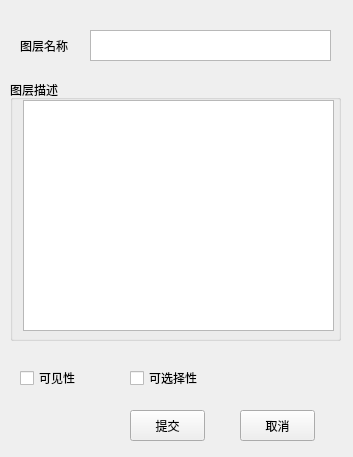
<?xml version="1.0" encoding="UTF-8"?>
<ui version="4.0">
 <class>LayerProperty_UI</class>
 <widget class="QWidget" name="LayerProperty_UI">
  <property name="geometry">
   <rect>
    <x>0</x>
    <y>0</y>
    <width>353</width>
    <height>457</height>
   </rect>
  </property>
  <property name="windowTitle">
   <string>图层属性</string>
  </property>
  <property name="windowIcon">
   <iconset resource="generalResource.qrc">
    <normaloff>:/vrmin_logo/bin/Debug/data/Resources/logo/vrmine.png</normaloff>:/vrmin_logo/bin/Debug/data/Resources/logo/vrmine.png</iconset>
  </property>
  <widget class="QLabel" name="label">
   <property name="geometry">
    <rect>
     <x>20</x>
     <y>40</y>
     <width>54</width>
     <height>12</height>
    </rect>
   </property>
   <property name="text">
    <string>图层名称</string>
   </property>
  </widget>
  <widget class="QTextEdit" name="textEdit">
   <property name="geometry">
    <rect>
     <x>90</x>
     <y>30</y>
     <width>241</width>
     <height>31</height>
    </rect>
   </property>
  </widget>
  <widget class="QGroupBox" name="groupBox">
   <property name="geometry">
    <rect>
     <x>10</x>
     <y>80</y>
     <width>331</width>
     <height>261</height>
    </rect>
   </property>
   <property name="title">
    <string>图层描述</string>
   </property>
   <widget class="QTextEdit" name="textEdit_2">
    <property name="geometry">
     <rect>
      <x>13</x>
      <y>20</y>
      <width>311</width>
      <height>231</height>
     </rect>
    </property>
   </widget>
  </widget>
  <widget class="QCheckBox" name="checkBox">
   <property name="geometry">
    <rect>
     <x>20</x>
     <y>370</y>
     <width>71</width>
     <height>16</height>
    </rect>
   </property>
   <property name="text">
    <string>可见性</string>
   </property>
  </widget>
  <widget class="QCheckBox" name="checkBox_2">
   <property name="geometry">
    <rect>
     <x>130</x>
     <y>370</y>
     <width>71</width>
     <height>16</height>
    </rect>
   </property>
   <property name="text">
    <string>可选择性</string>
   </property>
  </widget>
  <widget class="QPushButton" name="pushButton">
   <property name="geometry">
    <rect>
     <x>130</x>
     <y>410</y>
     <width>75</width>
     <height>31</height>
    </rect>
   </property>
   <property name="text">
    <string>提交</string>
   </property>
  </widget>
  <widget class="QPushButton" name="pushButton_2">
   <property name="geometry">
    <rect>
     <x>240</x>
     <y>410</y>
     <width>75</width>
     <height>31</height>
    </rect>
   </property>
   <property name="text">
    <string>取消</string>
   </property>
  </widget>
 </widget>
 <resources>
  <include location="generalResource.qrc"/>
 </resources>
 <connections/>
</ui>
